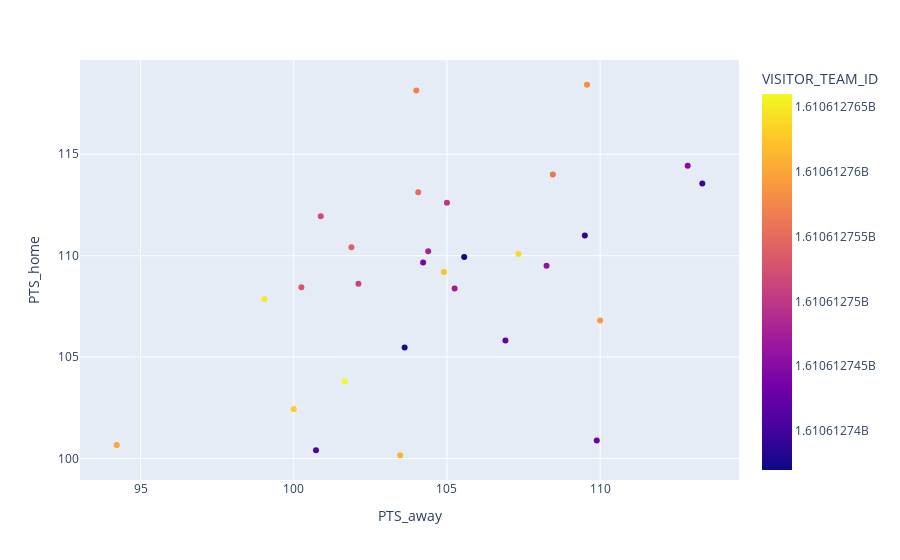

The cell this chart's notebook holds for it:
### Code cell
import plotly.express as px

fig = px.scatter(TeamVSbucks, x="PTS_away", y="PTS_home", color= TeamVSbucks.index)
fig.show()

### Figure 1 — Plotly figure (JSON) as saved in the notebook; plotly's stock layout.template omitted (floating-point values rounded to 4 significant figures)
{"data": [{"hovertemplate": "PTS_away=%{x}<br>PTS_home=%{y}<br>VISITOR_TEAM_ID=%{marker.color}<extra></extra>", "legendgroup": "", "marker": {"color": [1610612737, 1610612738, 1610612739, 1610612740, 1610612741, 1610612742, 1610612743, 1610612744, 1610612745, 1610612746, 1610612747, 1610612748, 1610612750, 1610612751, 1610612752, 1610612753, 1610612754, 1610612755, 1610612756, 1610612757, 1610612758, 1610612759, 1610612760, 1610612761, 1610612762, 1610612763, 1610612764, 1610612765, 1610612766], "coloraxis": "coloraxis", "symbol": "circle"}, "mode": "markers", "name": "", "orientation": "v", "showlegend": false, "type": "scatter", "x": [105.6, 103.6, 109.5, 113.3, 100.7, 106.9, 109.9, 104.2, 112.9, 108.2, 105.2, 104.4, 105, 102.1, 100.9, 100.2, 101.9, 104.1, 108.5, 104, 109.6, 110, 94.22, 103.5, 104.9, 100, 107.3, 99.05, 101.7], "xaxis": "x", "y": [109.9, 105.5, 111, 113.6, 100.4, 105.8, 100.9, 109.7, 114.4, 109.5, 108.4, 110.2, 112.6, 108.6, 111.9, 108.4, 110.4, 113.1, 114, 118.1, 118.4, 106.8, 100.7, 100.2, 109.2, 102.4, 110.1, 107.9, 103.8], "yaxis": "y"}], "layout": {"coloraxis": {"colorbar": {"title": {"text": "VISITOR_TEAM_ID"}}, "colorscale": [[0, "#0d0887"], [0.1111, "#46039f"], [0.2222, "#7201a8"], [0.3333, "#9c179e"], [0.4444, "#bd3786"], [0.5556, "#d8576b"], [0.6667, "#ed7953"], [0.7778, "#fb9f3a"], [0.8889, "#fdca26"], [1, "#f0f921"]]}, "legend": {"tracegroupgap": 0}, "margin": {"t": 60}, "xaxis": {"anchor": "y", "domain": [0, 1], "title": {"text": "PTS_away"}}, "yaxis": {"anchor": "x", "domain": [0, 1], "title": {"text": "PTS_home"}}}}
